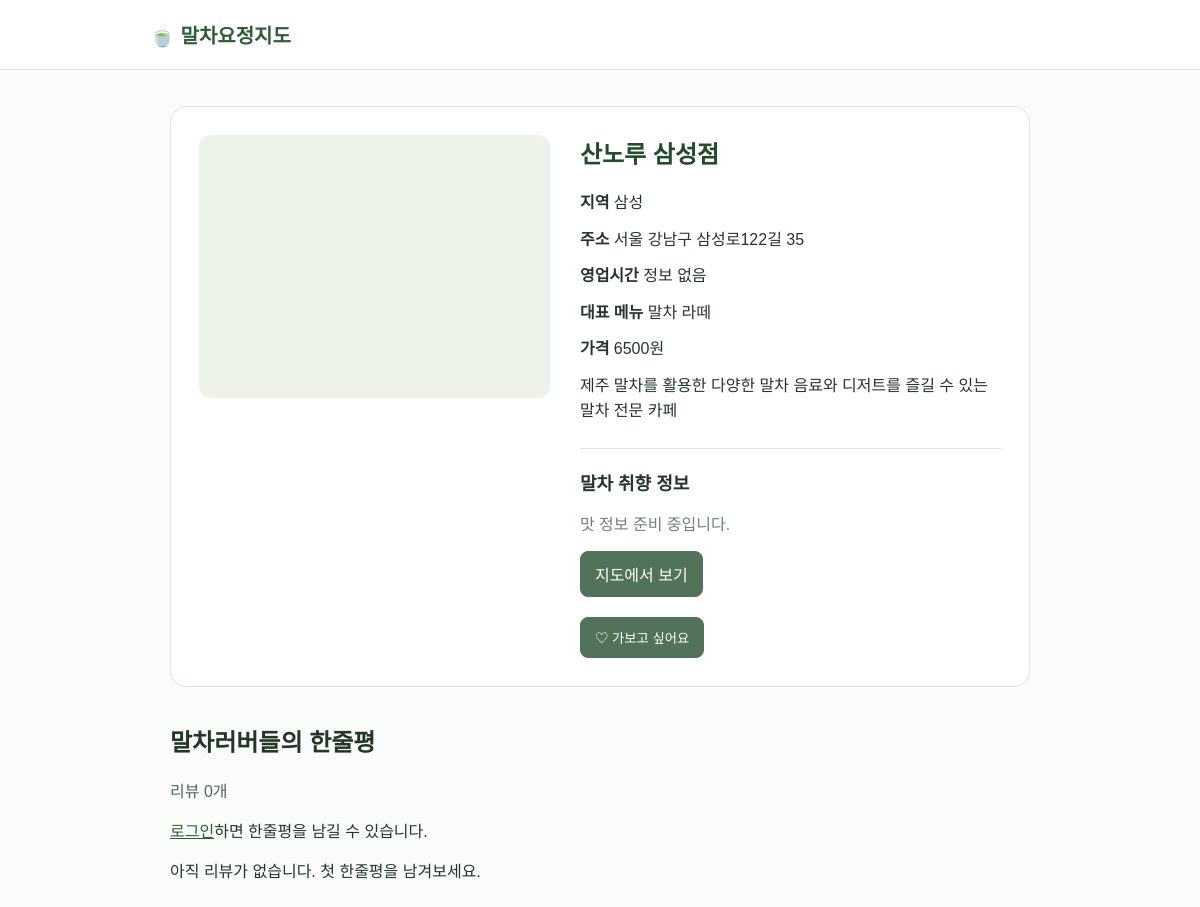
Before: /cafes/1/ with the older database file.
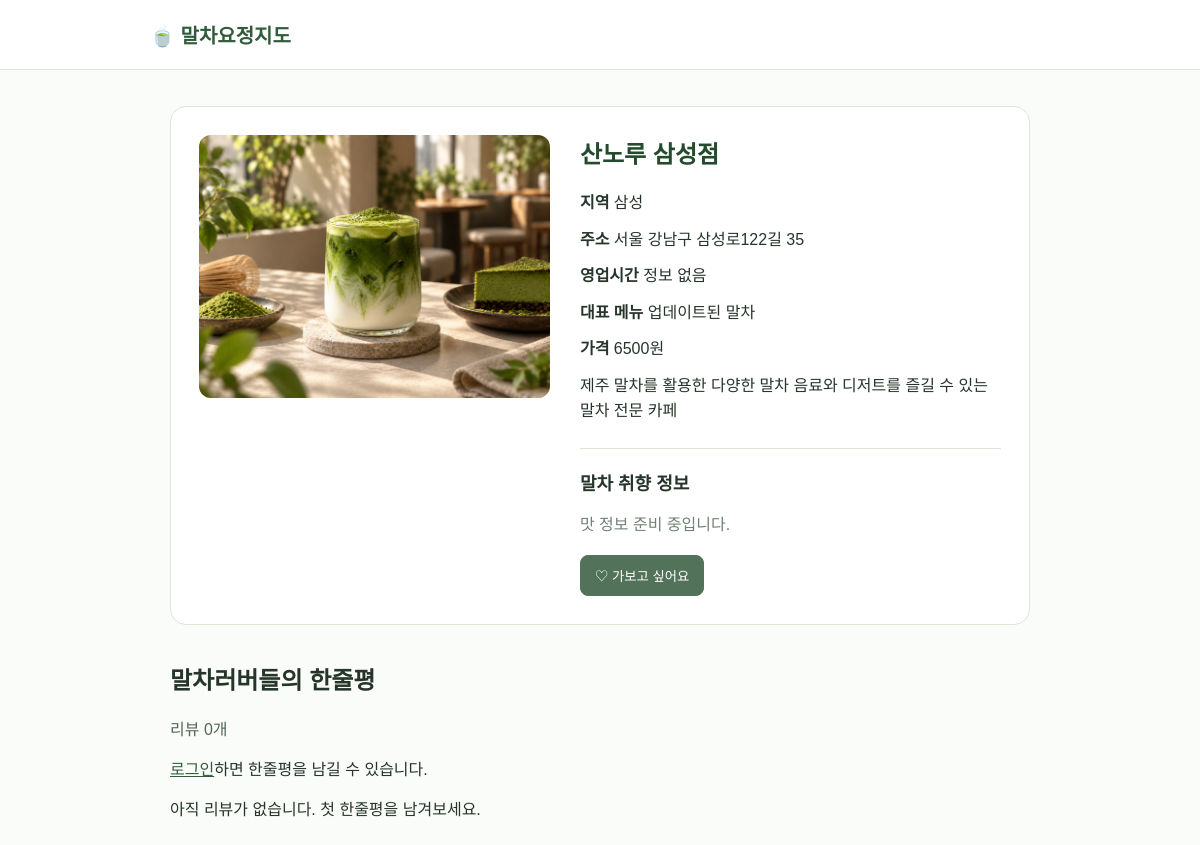
After: the same page with the newer database file.
### cafeapp/models.py (models this page shows, shortened)
class Cafe(models.Model):
    country = models.CharField('국가', max_length=2, choices=list(COUNTRIES.items()), default='KR')
    city = models.CharField('도시', max_length=30, choices=[(key, value['name']) for key, value in CITIES.items()], default='seoul')
    name = models.CharField(max_length=100)
    image = models.ImageField(upload_to='cafes/', blank=True)
    area = models.CharField(max_length=100)
    address = models.CharField(max_length=255)
    latitude = models.DecimalField(max_digits=9, decimal_places=6, null=True, blank=True)
    longitude = models.DecimalField(max_digits=9, decimal_places=6, null=True, blank=True)
    menu_name = models.CharField(max_length=100)
    price = models.PositiveIntegerField()
    description = models.TextField()
    business_hours = models.CharField(max_length=200, blank=True)
    matcha_strength = models.PositiveSmallIntegerField(
        null=True,
        blank=True,
        validators=[MinValueValidator(1), MaxValueValidator(5)],
    )
    bitterness = models.PositiveSmallIntegerField(
        null=True,
        blank=True,
        validators=[MinValueValidator(1), MaxValueValidator(5)],
    )
    sweetness = models.PositiveSmallIntegerField(
        null=True,
        blank=True,
        validators=[MinValueValidator(1), MaxValueValidator(5)],
    )
    milkiness = models.PositiveSmallIntegerField(
        null=True,
        blank=True,
        validators=[MinValueValidator(1), MaxValueValidator(5)],
    )
    matcha_aroma = models.PositiveSmallIntegerField(
        null=True,
        blank=True,
        validators=[MinValueValidator(1), MaxValueValidator(5)],
    )
    is_decaf = models.BooleanField(default=False)
    is_vegan = models.BooleanField(default=False)
    has_parking = models.BooleanField(default=False)
    has_takeout = models.BooleanField(default=False)
    is_matchayojung_pick = models.BooleanField('말차요정 PICK', default=False)
    matchayojung_comment = models.TextField(
        '말차요정 한줄평',
        max_length=200,
        blank=True,
    )
    blog_url = models.URLField('블로그 후기 URL', blank=True)

### cafeapp/views.py (the view)
# urls.py: path('cafes/<int:cafe_id>/', views.cafe_detail, name='cafe_detail'),
def cafe_detail(request, cafe_id):
    cafe = get_object_or_404(
        Cafe.objects.prefetch_related('reviews__author'),
        id=cafe_id,
    )
    favorite_cafe_ids = _favorite_cafe_ids(request.user)
    review_summary = cafe.reviews.aggregate(
        average_rating=Avg('rating'),
        review_count=Count('id'),
    )
    has_reviewed = (
        request.user.is_authenticated
        and cafe.reviews.filter(author=request.user).exists()
    )
    return render(
        request,
        'cafeapp/cafe_detail.html',
        {
            'cafe': cafe,
            'is_favorite': cafe.id in favorite_cafe_ids,
            'reviews': cafe.reviews.all(),
            'average_rating': review_summary['average_rating'],
            'review_count': review_summary['review_count'],
            'review_form': ReviewForm(),
            'has_reviewed': has_reviewed,
        },
    )

### cafeapp/views.py (called while the page is built)
def _favorite_cafe_ids(user):
    if not user.is_authenticated:
        return []
    return list(user.favorites.values_list('cafe_id', flat=True))

### cafeapp/templates/cafeapp/cafe_detail.html (shortened to what this page needs)
<!DOCTYPE html>
<html lang="ko">
<head>
</head>
<body>
    <header><a href="{% url 'cafe_list' %}">🍵 말차요정지도</a></header>
    <main>
        <section class="cafe">
            <div>
                {% if cafe.image %}<img src="{{ cafe.image.url }}" alt="{{ cafe.name }}">{% else %}<div class="image-placeholder" aria-label="대표 이미지 없음"></div>{% endif %}
            </div>
            <div>
                <h1>{{ cafe.name }}</h1>
                <p class="info"><strong>지역</strong> {{ cafe.area }}</p>
                <p class="info"><strong>주소</strong> {{ cafe.address }}</p>
                <p class="info"><strong>영업시간</strong> {{ cafe.business_hours|default:"정보 없음" }}</p>
                <p class="info"><strong>대표 메뉴</strong> {{ cafe.menu_name }}</p>
                <p class="info"><strong>가격</strong> {% if cafe.price %}{{ cafe.price }}원{% else %}가격 정보 확인 중{% endif %}</p>
                <p class="info">{{ cafe.description }}</p>
                <section class="taste-profile">
                    <h2>말차 취향 정보</h2>
                    {% if cafe.matcha_strength or cafe.bitterness or cafe.sweetness or cafe.milkiness or cafe.matcha_aroma %}
                        <div class="taste-scores">
                            <div class="taste-score"><span>진하기</span><strong>{{ cafe.matcha_strength|default:"미등록" }}</strong></div>
                            <div class="taste-score"><span>쌉싸름함</span><strong>{{ cafe.bitterness|default:"미등록" }}</strong></div>
                            <div class="taste-score"><span>단맛</span><strong>{{ cafe.sweetness|default:"미등록" }}</strong></div>
                            <div class="taste-score"><span>우유맛</span><strong>{{ cafe.milkiness|default:"미등록" }}</strong></div>
                            <div class="taste-score"><span>말차 향</span><strong>{{ cafe.matcha_aroma|default:"미등록" }}</strong></div>
                        </div>
                    {% else %}
                        <p class="taste-empty">맛 정보 준비 중입니다.</p>
                    {% endif %}
                </section>
                {% if cafe.latitude and cafe.longitude %}<a class="button" href="{% url 'cafe_list' %}?country={{ cafe.country }}&amp;city={{ cafe.city }}&amp;q={{ cafe.name|urlencode }}">지도에서 보기</a>{% endif %}
                <form class="favorite" method="post" action="{% url 'toggle_favorite' cafe.id %}">
                    <button type="submit">{% if is_favorite %}♥ 가보고 싶어요{% else %}♡ 가보고 싶어요{% endif %}</button>
                </form>
            </div>
        </section>
        <section class="reviews">
            <h2>말차러버들의 한줄평</h2>
            <p class="review-summary">{% if average_rating %}평균 {{ average_rating|floatformat:1 }}점 · {% endif %}리뷰 {{ review_count }}개</p>
            {% if user.is_authenticated %}
                {% if has_reviewed %}<p>이 카페에 이미 리뷰를 작성했습니다.</p>
                {% else %}<form class="review-form" method="post" action="{% url 'review_create' cafe.id %}">{% csrf_token %}{{ review_form.as_p }}<button type="submit">리뷰 등록</button></form>{% endif %}
            {% else %}<p><a href="{% url 'login' %}?next={{ request.path|urlencode }}">로그인</a>하면 한줄평을 남길 수 있습니다.</p>{% endif %}
            <div>
                {% for review in reviews %}
                    <article class="review">
                        <div class="review-head"><div><strong>{{ review.author.username }}</strong> <span class="stars">★ {{ review.rating }}/5</span></div><time datetime="{{ review.created_at|date:'c' }}">{{ review.created_at|date:"Y.m.d" }}</time></div>
                        <p>{{ review.comment }}</p>
                        {% if user == review.author %}<form method="post" action="{% url 'review_delete' cafe.id review.id %}">{% csrf_token %}<button class="delete-button" type="submit">삭제</button></form>{% endif %}
                    </article>
                {% empty %}<p>아직 리뷰가 없습니다. 첫 한줄평을 남겨보세요.</p>{% endfor %}
            </div>
        </section>
    </main>
</body>
</html>

### cafeapp/templates/cafeapp/cafe_detail.html (style rules this page uses)
* { box-sizing: border-box; }
body { margin: 0; color: #26352a; font-family: Arial, sans-serif; background: #fafcf9; }
a { color: #315c3b; }
header { padding: 20px max(20px, calc((100% - 900px) / 2)); border-bottom: 1px solid #dce7d8; background: white; }
header a { font-size: 20px; font-weight: 700; text-decoration: none; }
main { max-width: 900px; margin: auto; padding: 36px 20px 60px; }
.cafe { display: grid; grid-template-columns: minmax(260px, 1fr) 1.2fr; gap: 30px; padding: 28px; border: 1px solid #dce5d7; border-radius: 16px; background: white; }
.cafe img, .image-placeholder { width: 100%; aspect-ratio: 4/3; border-radius: 12px; object-fit: cover; background: #edf3e9; }
h1 { margin-top: 0; color: #244b2d; }
.info { margin: 11px 0; line-height: 1.6; }
button, .button { display: inline-block; padding: 10px 14px; border: 1px solid #52735a; border-radius: 8px; color: white; background: #52735a; cursor: pointer; text-decoration: none; }
.favorite { margin-top: 20px; }
.taste-profile { margin-top: 24px; padding-top: 20px; border-top: 1px solid #dce5d7; }
.taste-profile h2 { margin: 0 0 14px; font-size: 18px; }
.taste-empty { color: #718075; }
.reviews { margin-top: 36px; }
.review-summary { color: #526558; }

Changed rows visible on the page:
changed Cafe "산노루 삼성점": image: picture added; menu_name "말차 라떼" → "업데이트된 말차"; latitude 37.5149 → empty (drawn)
Other visible differences:
text no longer shown: "지도에서 보기"
